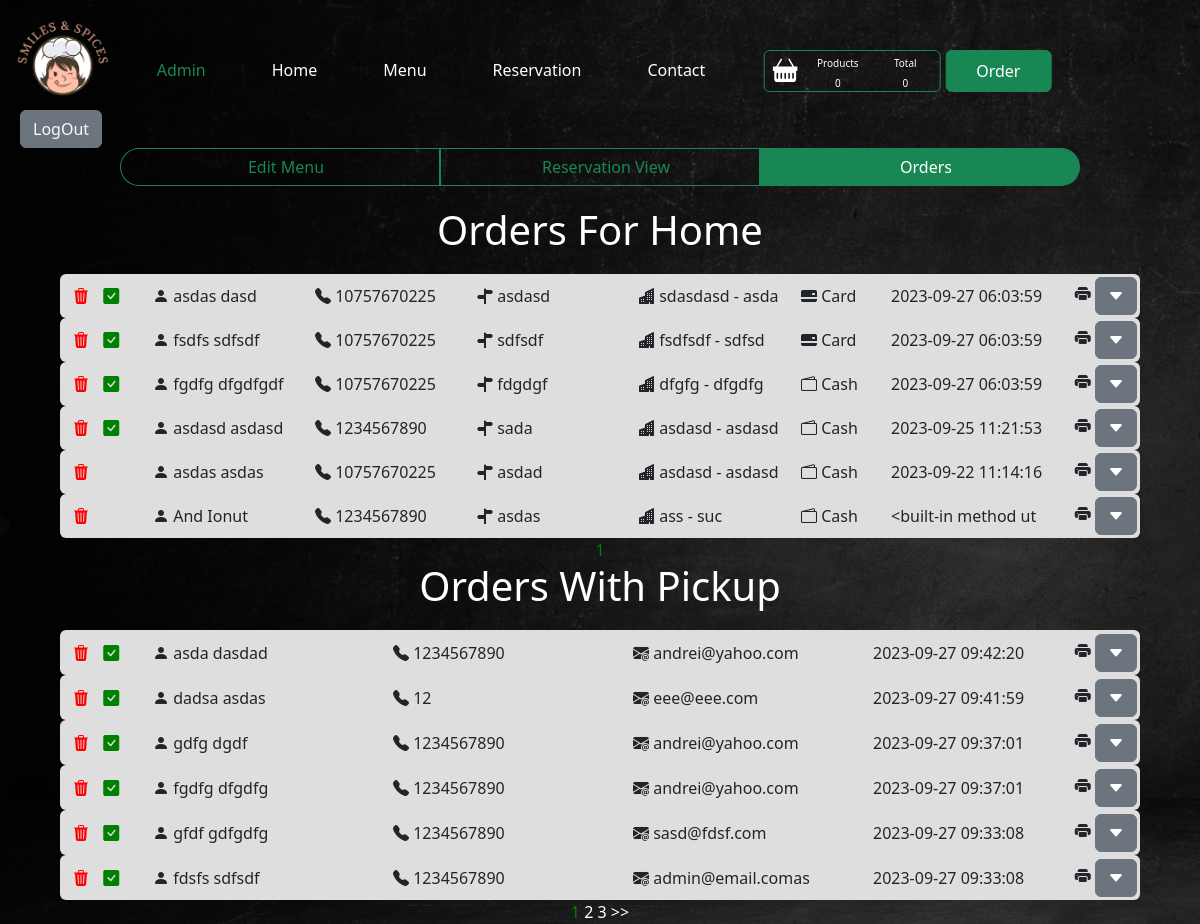
The app's page /admin/orders (signed in) with its own data.
### smiles_and_spices/models.py (models this page shows, shortened)
class Checkout_home(db.Model):
    __tablename__ = "checkout_home"
    id = db.Column(db.Integer, primary_key=True)
    first_name = db.Column(db.String(30), nullable=False)
    last_name = db.Column(db.String(30), nullable=False)
    city = db.Column(db.String(30), nullable=False)
    district = db.Column(db.String(30), nullable=False)
    street = db.Column(db.String(30), nullable=False)
    address = db.Column(db.String(60), nullable=False)
    phone = db.Column(db.Integer, nullable=False)
    email = db.Column(db.String(50), nullable=False)
    text = db.Column(db.Text(500))
    payment = db.Column(db.String, nullable=False)
    order = db.Column(db.PickleType, nullable=False)
    date = db.Column(db.String, nullable=True, default=str(datetime.now())[:19])
    checked = db.Column(db.Boolean, default=False)

class Checkout_pickup(db.Model):
    __tablename__ = "checkout_pickup"
    id = db.Column(db.Integer, primary_key=True)
    first_name = db.Column(db.String(30), nullable=False)
    last_name = db.Column(db.String(30), nullable=False)
    phone = db.Column(db.Integer, nullable=False)
    email = db.Column(db.String(50), nullable=False)
    text = db.Column(db.Text(500))
    order = db.Column(db.PickleType, nullable=False)
    date = db.Column(db.String, nullable=True, default=str(datetime.now())[:19])
    checked = db.Column(db.Boolean, default=False)

### smiles_and_spices/delivery/views.py (the view)
@delivery_bp.route("/admin/orders", methods=["POST", "GET"])
def orders():
    admins = Admin.query.all()
    if current_user not in admins:
        abort(403)
    page_home = request.args.get("page", 1, type=int)
    orders_home = Checkout_home.query.order_by(Checkout_home.id.desc()).paginate(page=page_home, per_page=6)
    page_pickup = request.args.get("page_p", 1, type=int)
    orders_pickup = Checkout_pickup.query.order_by(Checkout_pickup.id.desc()).paginate(page=page_pickup, per_page=6)
    return render_template("order.html", orders_home=orders_home, orders_pickup=orders_pickup)

### smiles_and_spices/models.py (called while the page is built)
@login_manager.user_loader
def load_user(user_id):
    return Admin.query.get(user_id)

### smiles_and_spices/templates/order.html (shortened to what this page needs)
{% extends "base.html" %}
{% block content %}
<div id="logout">
    <button type="button" class="btn btn-secondary"><a class="link-light link-offset-2 link-underline link-underline-opacity-0" href="{{ url_for('admin_bp.logout') }}">LogOut</a></button>
</div>
<div class="btn-group" role="group" id="admin">
    <div class="row">
        <a href="{{ url_for('menu_bp.add_menu') }}" class="col btn btn-outline-success rounded-start-pill">Edit Menu</a>
        <a href="{{ url_for('reservation_bp.reservation_view') }}" class="col btn btn-outline-success rounded-0">Reservation View</a>
        <a href="{{ url_for('delivery_bp.orders') }}" class="col btn btn-success rounded-end-pill">Orders</a>
    </div>
</div>
<div class="text-center">
    <h1 style="color: white; margin-bottom: 20px;">Orders For Home</h1>
</div>
{% for order in orders_home.items %}
<div id="admin-orders">
    <div class="row rounded">
        <div class="col col-1 text-start">
            <a type="button" ><i class="bi bi-trash3-fill" data-bs-toggle="modal" data-bs-target="#deleteModal"></i></a>
            {% if order.checked == False %}
                <a href="{{ url_for('delivery_bp.check_order_home', id=order.id) }}"><i class="bi bi-check-square"></i></a>
            {% elif order.checked == True %}
                <a href="{{ url_for('delivery_bp.check_order_home', id=order.id) }}"><i class="bi bi-check-square-fill" style="color: green"></i></a>
            {% endif %}
        </div>
        <div class="col">
            <p><i class="bi bi-person-fill"></i> {{ order.first_name }} {{ order.last_name }}</p>
        </div>
        <div class="col">
            <p><i class="bi bi-telephone-fill"></i> {{ order.phone }}</p>
        </div>
        <div class="col ">
            <p><i class="bi bi-signpost-split-fill"></i> {{ order.street }}</p>
        </div>
        <div class="col">
            <p><i class="bi bi-buildings-fill"></i> {{ order.district }} - {{ order.city }}</p>
        </div>
        <div class="col col-1 ">
            {% if order.payment == "Card" %}
                <p><i class="bi bi-credit-card-2-back-fill"></i> {{ order.payment }}</p>
            {% else %}
                <p><i class="bi bi-wallet2"></i> {{ order.payment }}</p>
            {% endif %}
        </div>
        <div class="col ">
            <p>{{ order.date }}</p>
        </div>
        <div class="col col-1 text-end" id="my-order">
            <a type="button" onclick="window.print();return false;"><i class="bi bi-printer-fill"></i></a>
            <button type="button" class="btn btn-secondary" data-bs-toggle="collapse" data-bs-target="#{{ order.id }}" aria-expanded="false" aria-controls="collapseExample"><i class="bi bi-caret-down-fill"></i></button>
        </div>
    </div>
</div>
{% endfor %}
<div class="text-center" id="pagination">
    {% for number in orders_home.iter_pages() %}
        {% if orders_home.page != number %}
            <span>
                <a class='page-number link-offset-2 link-underline link-underline-opacity-0'
                        href="{{ url_for('delivery_bp.orders', page=number) }}">
                    {{ number }}
                </a>
            </span>
        {% else %}
            <span class='current-page-number'>{{ number }}</span>
        {% endif %}
    {% endfor %}
</div>
<div class="text-center">
    <h1 style="color: white; margin-bottom: 20px;">Orders With Pickup</h1>
</div>
{% for order in orders_pickup.items %}
<div id="pickup-orders">
    <div class="row rounded">
        <div class="col col-1 text-start">
            <a type="button"><i class="bi bi-trash3-fill" data-bs-toggle="modal" data-bs-target="#deleteModalP"></i></a>
            {% if order.checked == False %}
                <a href="{{ url_for('delivery_bp.check_order_pickup', id=order.id) }}"><i class="bi bi-check-square"></i></a>
            {% elif order.checked == True %}
                <a href="{{ url_for('delivery_bp.check_order_pickup', id=order.id) }}"><i class="bi bi-check-square-fill" style="color: green"></i></a>
            {% endif %}
        </div>
        <div class="col"><i class="bi bi-person-fill"></i> {{ order.first_name }} {{ order.last_name }}</div>
        <div class="col"><i class="bi bi-telephone-fill"></i> {{ order.phone }}</div>
        <div class="col"><i class="bi bi-envelope-at-fill"></i> {{ order.email }}</div>
        <div class="col col-2">{{ order.date }}</div>
        <div class="col col-1 text-end">
            <a type="button" onclick="window.print();return false;"><i class="bi bi-printer-fill"></i></a>
            <button type="button" class="btn btn-secondary" data-bs-toggle="collapse" data-bs-target="#p{{ order.id }}" aria-expanded="false" aria-controls="collapseExample"><i class="bi bi-caret-down-fill"></i></button>
        </div>
    </div>
</div>
{% endfor %}
<div class="text-center" id="pagination_pickup">
    {% for number in orders_pickup.iter_pages() %}
        {% if orders_pickup.page != number %}
            <span>
                <a class='page-number link-offset-2 link-underline link-underline-opacity-0'
                        href="{{ url_for('delivery_bp.orders', page_p=number) }}">
                    {{ number }}
                </a>
            </span>
        {% else %}
            <span class='current-page-number'>{{ number }}</span>
        {% endif %}
    {% endfor %}
    {% if orders_pickup.has_next %}
        <span>
            <a class='page-number link-offset-2 link-underline link-underline-opacity-0'
                href="{{ url_for('delivery_bp.orders', page_p=orders_pickup.next_num) }}">
                {{ '>>' }}
            </a>
        </span>
    {% endif %}
</div>
{% endblock %}

### smiles_and_spices/static/style.css (style rules this page uses)
#logout { margin-left: 20px; margin-top: 110px; }
button { background-color: #f8f9fa; border: 0px; }
.row .col { padding-right: 0px; }
#admin { margin-top: 0px; margin-bottom: 20px; width: 100%; }
#admin .row { margin: auto; width: 80%; justify-content: center; }
#admin-orders .text-start a { color: red; padding-left: 10px; }
#admin-orders .row { margin: auto; width: 90%; justify-content: center; background-color: #dedede }
#admin-orders .row .col { margin: auto; padding: 3px; }
#admin-orders .row .col p { margin-bottom: 0px; }
#pagination { color: green; }
#pickup-orders .row { margin: auto; width: 90%; justify-content: center; background-color: #dedede; height: 45px; }
#pickup-orders .row .col { margin: auto; }
#pickup-orders .col { margin: auto; padding: 3px; }
#pickup-orders .text-start a { color: red; padding-left: 10px; }
#pagination_pickup { color: green; }
#pagination_pickup a { color: white; }
body { height: auto!important; }

### smiles_and_spices/templates/order.html (style rules this page uses)
body { background-image: url("/static/assets/background4.png"); }

### records on screen
Checkout_home: first_name "asdas", last_name "dasd", phone "10757670225", street "asdasd", district "sdasdasd", city "asda", payment "Card", date "2023-09-27 06:03:59"
Checkout_home: first_name "fsdfs", last_name "sdfsdf", phone "10757670225", street "sdfsdf", district "fsdfsdf", city "sdfsd", payment "Card", date "2023-09-27 06:03:59"
Checkout_home: first_name "fgdfg", last_name "dfgdfgdf", phone "10757670225", street "fdgdgf", district "dfgfg", city "dfgdfg", payment "Cash", date "2023-09-27 06:03:59"
Checkout_home: first_name "asdasd", last_name "asdasd", phone "1234567890", street "sada", district "asdasd", city "asdasd", payment "Cash", date "2023-09-25 11:21:53"
Checkout_home: first_name "asdas", last_name "asdas", phone "10757670225", street "asdad", district "asdasd", city "asdasd", payment "Cash", date "2023-09-22 11:14:16"
Checkout_home: first_name "And", last_name "Ionut", phone "1234567890", street "asdas", district "ass", city "suc", payment "Cash", date "<built-in method ut"
Checkout_pickup: first_name "asda", last_name "dasdad", phone "1234567890", email "andrei@yahoo.com", date "2023-09-27 09:42:20"
Checkout_pickup: first_name "dadsa", last_name "asdas", phone "12", email "eee@eee.com", date "2023-09-27 09:41:59"
Checkout_pickup: first_name "gdfg", last_name "dgdf", phone "1234567890", email "andrei@yahoo.com", date "2023-09-27 09:37:01"
Checkout_pickup: first_name "fgdfg", last_name "dfgdfg", phone "1234567890", email "andrei@yahoo.com", date "2023-09-27 09:37:01"
Checkout_pickup: first_name "gfdf", last_name "gdfgdfg", phone "1234567890", email "sasd@fdsf.com", date "2023-09-27 09:33:08"
Checkout_pickup: first_name "fdsfs", last_name "sdfsdf", phone "1234567890", email "admin@email.comas", date "2023-09-27 09:33:08"

### other values on screen
{{ number }} "1"
{{ number }} "2" "3"
{{ '>>' }} ">>"
